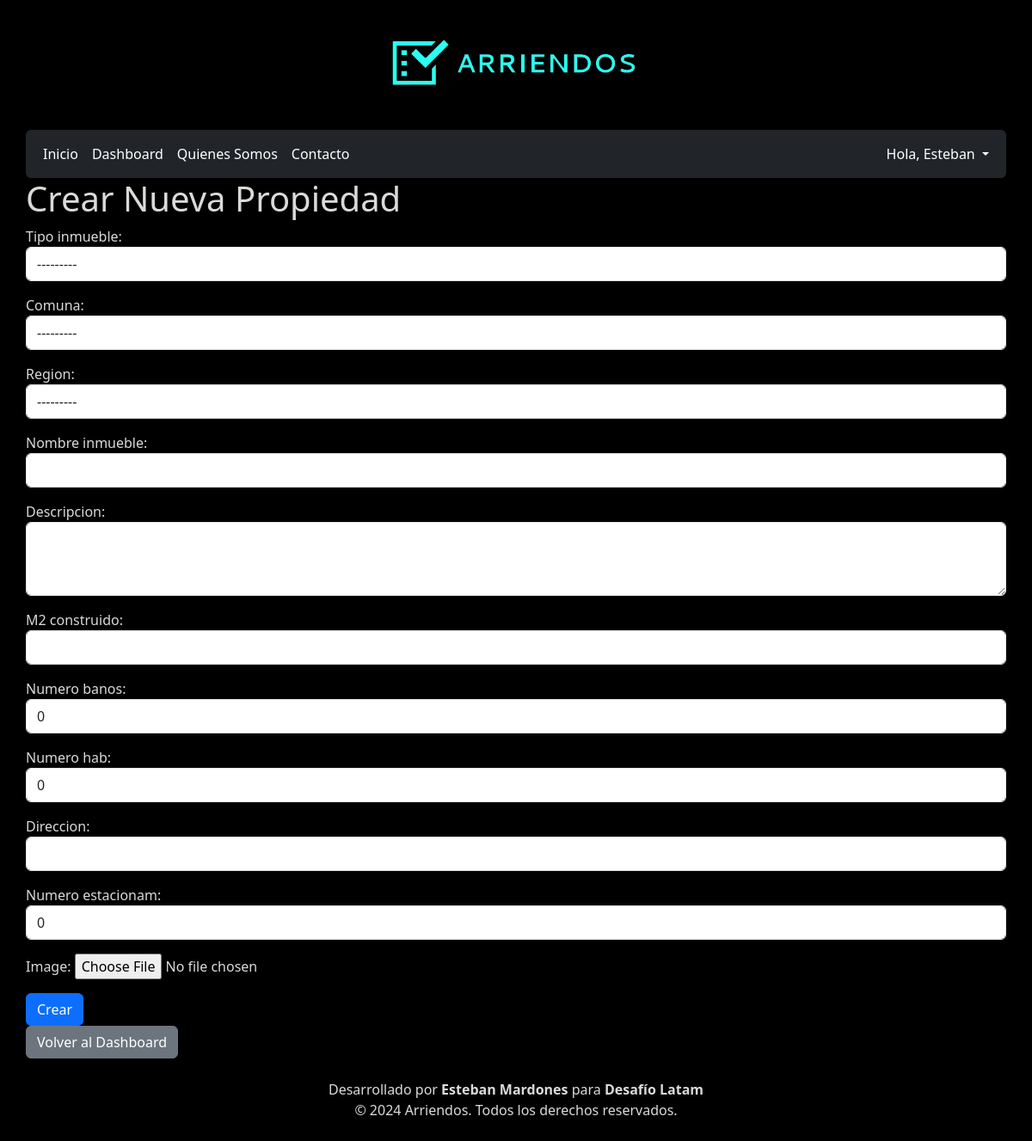
/inmueble/create/ (signed in), run on the app's committed database.
### gestion_inmuebles/models.py (models this page shows)
class TipoInmueble(models.Model):
    tipo_inmueble = models.CharField(
        max_length=20,
        choices=[
            ('Casa', 'Casa'),
            ('Departamento', 'Departamento'),
            ('Parcela', 'Parcela'),
        ]
    )
    def __str__(self):
        return self.tipo_inmueble

class Comuna(models.Model):
    comuna = models.CharField(max_length=100)
    region = models.ForeignKey(Region, on_delete=models.CASCADE)
    def __str__(self):
        return f"{self.comuna} ({self.region.region})"

class Region(models.Model):
    region = models.CharField(max_length=100)
    def __str__(self):
        return self.region

### gestion_inmuebles/views.py (the view)
# urls.py: path('inmueble/create/', views.create_inmueble, name='create_inmueble'),
@login_required
def create_inmueble(request):
    if request.method == 'POST':
        form = CreateInmuebleForm(request.POST, request.FILES)  # Add request.FILES to handle image upload
        if form.is_valid():
            inmueble = form.save(commit=False)
            propietario = PerfilUsuario.objects.get(user=request.user)
            if propietario.tipo_usuario.tipo_usuario != 'arrendador':
                messages.error(request, "Solo los arrendadores pueden crear inmuebles.")
                return redirect('dashboard')
            inmueble.propietario = propietario
            inmueble.save()
            messages.success(request, "Inmueble creado con éxito.")
            return redirect('dashboard')
    else:
        form = CreateInmuebleForm()
    return render(request, 'create_inmueble.html', {'form': form})

### gestion_inmuebles/templates/create_inmueble.html (shortened to what this page needs)
{% extends 'base.html' %}
{% block content %}
<h1>Crear Nueva Propiedad</h1>
<form method="post" enctype="multipart/form-data">
    {{ form.as_p }}
    <button type="submit" class="btn btn-primary">Crear</button>
</form>
<a href="{% url 'dashboard' %}" class="btn btn-secondary">Volver al Dashboard</a>
{% endblock %}

### gestion_inmuebles/templates/navbar.html (shortened to what this page needs)
<nav class="navbar bg-dark navbar-expand-lg custom-black-navbar rounded" data-bs-theme="dark">
    <div class="container-fluid">
        <div class="collapse navbar-collapse" id="navbarNavAltMarkup">
            <div class="navbar-nav me-auto">
                <a class="nav-link text-white" href="/">Inicio</a>
                {% if user.is_authenticated %}
                    <a class="nav-link text-white" href="/dashboard">Dashboard</a>
                {% endif %}
                <a class="nav-link text-white" href="/acerca">Quienes Somos</a>
                <a class="nav-link text-white" href="/contacto">Contacto</a>
            </div>
            <div class="navbar-nav text-center">
                {% if user.is_authenticated %}
                    <li class="nav-item dropdown">
                        <a class="nav-link dropdown-toggle text-white" href="#" id="navbarDropdown" role="button" data-bs-toggle="dropdown" aria-expanded="false">
                             Hola, {{ user.username }}
                        </a>
                    </li>
                {% else %}
                    <a class="nav-link text-white" href="/signup">Registrarse</a>
                    <a class="nav-link text-white" href="/login">Iniciar sesión</a>
                {% endif %}
            </div>
        </div>
    </div>
</nav>

### static/css/styles.css (style rules this page uses)
.custom-body { background-color: #000000 !important; color: rgb(218, 218, 218) !important; }
textarea.form-control { min-height: 120px; height: auto; resize: vertical; }
.form-control { width: 100%; height: 40px; resize: none; padding: 10px; }
.form-control { padding: 10px; }

### data on the page
TipoInmueble: tipo_inmueble "---------"
Comuna: comuna "---------", region "---------"

### other printed values
{{ user.username }} "Esteban"
